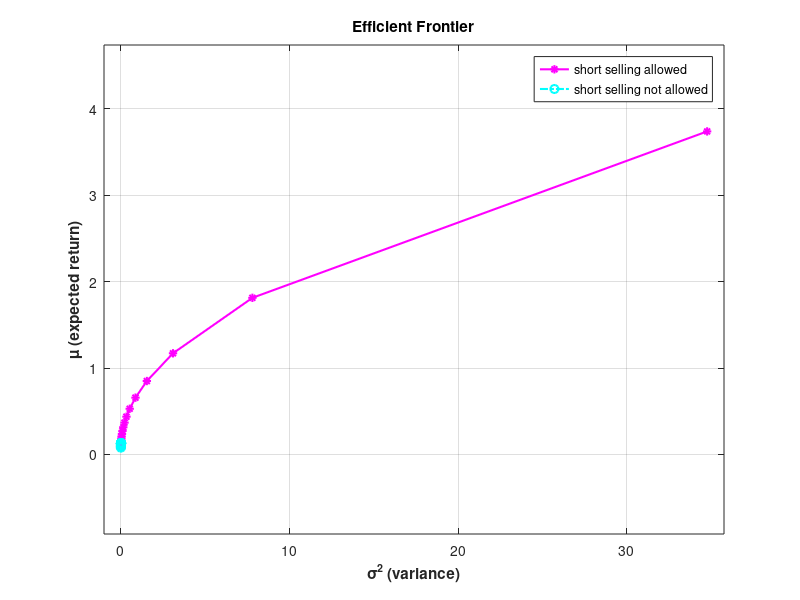

The MATLAB source for this figure:
%% Chantzi Efthymia - Optimization - Assignment 2 %%
%%%%%%%%%%%%%%%%%%%%%%%%%%%%%%%%%%%%%%%%%%%%%%%%%%%%

%%%%%%%%%%%%%%%%%%%%%%%%%%%%%%%%%%%%%%%%%%%%%%%%%%%%%%%%%%%%%%%%%%%%%%%%%%%%%%
% PORTFOLIO OPTIMIZATION                                                     % 
% This is the .m file that implements all the questions requested in         % 
% assignment 2. If run, the results are saved in a .txt file named           %
% output.txt. The figure of efficient frontiers is also saved as a .png file %                                                             
%%%%%%%%%%%%%%%%%%%%%%%%%%%%%%%%%%%%%%%%%%%%%%%%%%%%%%%%%%%%%%%%%%%%%%%%%%%%%%

clc;
clear all;
close all;

diary on
diary('output.txt'); %save output displayed results in output.txt

fprintf('%s\n', date);
fprintf('---- Portfolio Optimization ----\n');
fprintf('\n running...\n');

%%%%%%% general global parameters needed for all questions %%%%%%%

%number of assets
numOfAssets = 5;

%vector of yearly expected rates of returns of assets according to Table 1
annualExpectedRate = 10^(-2)*[13 5.3 10.5 5 12.6];

%symmetric matrix of covariances of assets according to Table 1
covarianceMatrix = 10^(-2)*[4.01 -1.19 0.6 0.74 -0.21;
                            -1.19 1.12 0.21 0.54 0.55;
                            0.6 0.21 3.04 0.77 0.29;
                            0.74 0.54 0.77 3.74 -1.04;
                            -0.21 0.55 0.29 -1.04 3.8];
                        
%change default options, so as to use a medium-scale active set algorithm
%as requested 
oldOptions = optimset('quadprog');
options = optimset(oldOptions, 'LargeScale', 'off');


%% Question 2 %%       

fprintf('---- Question 2, Results ----');
fprintf('\n\n');

%vector e for the definition of the constraint sum{i=1..n}w_i = 1
e = ones(numOfAssets, 1);                        

%parts of the reformulated system
LagragianRightSide = zeros(size(e));
constraintRightSide = 1;
b = [LagragianRightSide ; constraintRightSide];

%formulated system by the KKT conditiions
A = [covarianceMatrix -e ; e' 0];

%solving by backslash
w_lambda_sol = A\b

%variance 
variance_question2 = (1/2)*(w_lambda_sol((1 : 5), 1)'*covarianceMatrix*w_lambda_sol((1 : 5), 1)) %1/2w'Sw

%checks if the constraint is satisfied
constraintSatisfied = (w_lambda_sol(1 : 5, 1)'*e);

if((constraintSatisfied - 1) == 0)

    fprintf('The linear constraint is satisfied.\n');

end

%in order to validate the result, solve the same problem with quadprog
%not asked in the assignment, but it is done just for validation of the
%result
Aeq = [1 1 1 1 1];
beq = 1;
[w_quadprog, variance_quadprog] = quadprog(covarianceMatrix, [], [], [], Aeq, beq, [], [], [], options)



%% Question 3 %%
fprintf('\n\n');
fprintf('---- Question 3, Results ----');
fprintf('\n\n');


%% question 3b
p = 0.1;
fprintf('--------- p = %.2f ---------\n', p);

%short selling allowed                                   
Aeq = [annualExpectedRate ; e'];
beq = [p  1];

fprintf('---short selling---\n');
fprintf('weights, variance, expected rate\n');
[w, variance, exitflag] = quadprog(covarianceMatrix, [], [], [], Aeq, beq, [], [], [], options)
expectedReturn = annualExpectedRate*w


%short selling not allowed
lb = zeros(numOfAssets, 1); %lower bound, weights non-negative
fprintf('---no short selling---\n');
fprintf('weights, variance, expected rate\n');
[w, variance, exitflag] = quadprog(covarianceMatrix, [], [], [], Aeq, beq, lb, [], [], options)
expectedReturn = annualExpectedRate*w


%% question 3c
p = 0.2;
beq = [p 1];
fprintf('--------- p = %.2f ---------\n', p);

%short selling allowed                                   
fprintf('---short selling---\n');
fprintf('weights, variance, expected rate\n');
[w, variance, exitflag] = quadprog(covarianceMatrix, [], [], [], Aeq, beq, [], [], [], options)
expectedReturn = annualExpectedRate*w

%short selling not allowed
fprintf('---no short selling---\n');
fprintf('weights, variance, expected rate\n');
[w, variance, exitflag] = quadprog(covarianceMatrix, [], [], [], Aeq, beq, lb, [], [], options)
expectedReturn = annualExpectedRate*w


%% Question 4 %%
fprintf('\n\n');
fprintf('---- Question 4, Results ----');
fprintf('\n\n');

a = [0.05 : 0.05 : 1];

%equality constraint
Aeq = e';
beq = 1;

%weights for short selling allowed
weightsS = zeros(numOfAssets, length(a));

%matrix for storing variance and expected rate of return 
%of efficient frontier for plotting
efficientPairsS = zeros(2, length(a));  

fprintf('Short selling allowed.\n');
fprintf('\n');
for i = 1 : length(a)
     
    %inserting parameter a in the problem
    newCov = a(i)*covarianceMatrix;
    linearTerm = -(1 - a(i))*annualExpectedRate;
    
    [w, fval] = quadprog(newCov, linearTerm, [], [], Aeq, beq, [], [], [], options);
    
    %evaluation of variance because fval from above contains the value of
    %the reformulated problem described in question 4
    variancePort = (1/2)*w'*covarianceMatrix*w;
    
    %expected return of portfolio
    rPort = annualExpectedRate*w;
    
    %weights
    weightsS(:, i) = w;
    
    %efficient pairs
    efficientPairsS(1, i) = variancePort;
    efficientPairsS(2, i) = rPort;
     
end


%the same procedure as above applied for short selling not allowed

%weights for short selling not allowed
weights = zeros(numOfAssets, length(a));

%matrix for storing variance and expected rate of return 
%of efficient frontier for plotting
efficientPairs = zeros(2, length(a));  

fprintf('Short selling not allowed.\n');
fprintf('\n');
for i = 1 : length(a)

    %inserting parameter a in the problem
    newCov = a(i)*covarianceMatrix;
    linearTerm = -(1 - a(i))*annualExpectedRate;
    
    [w, fval] = quadprog(newCov, linearTerm, [], [], Aeq, beq, lb, [], [], options);
    
    %evaluation of variance because fval from above contains the value of
    %the reformulated problem described in question 4
    variancePort = (1/2)*w'*covarianceMatrix*w;
    
    %expected return of portfolio
    rPort = annualExpectedRate*w;
    
    %weights
    weights(:, i) = w;
    
    %efficient pairs
    efficientPairs(1, i) = variancePort;
    efficientPairs(2, i) = rPort;
    
end

%plot efficient pairs when short selling allowed and not allowed
figure();
plot(efficientPairsS(1, :), efficientPairsS(2, :), 'm*-', 'linewidth', 1.5);
hold on;
plot(efficientPairs(1, :), efficientPairs(2, :), '-.oc', 'linewidth', 1.5);
xlim([(min(efficientPairsS(1, :)) - 1) (max(efficientPairsS(1, :)) + 1)]);
ylim([(min(efficientPairsS(2, :)) - 1) (max(efficientPairsS(2, :)) + 1)])
xlabel('\sigma^2 (variance)', 'fontweight', 'bold');
ylabel('\mu (expected return)', 'fontweight', 'bold');
title('Efficient Frontier', 'fontweight', 'bold');
legend('short selling allowed', 'short selling not allowed', 'Location', 'best');
grid on;
hold off;
saveas(gcf, 'efficientPairsPortfolio.png');

fprintf('%s\n', date);
diary off
